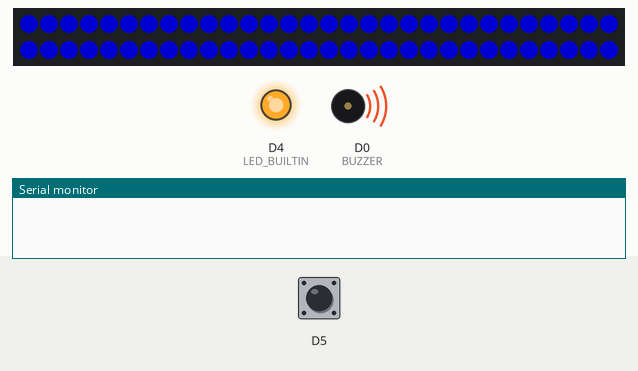
This program was run on a simulated ESP8266 (Wemos D1 mini). Parts: 60 RGB LEDs in strip order, left to right, continuing on the next row, output pins drawn as LEDs (lit = HIGH, except the on-board LED, lit = LOW), buzzer (waves = sounding, pin HIGH), the last lines printed to the serial monitor. The test bench sets the inputs (shaded band); at power-on: D5 HIGH. Dim RGB values are drawn brighter than linear; WiFi joins after 1.5 s; servers stay silent unless stated.

Above: at 4.9 s.
7.1 s: D5 pulled LOW for 3.2 s
At 9.2 s:
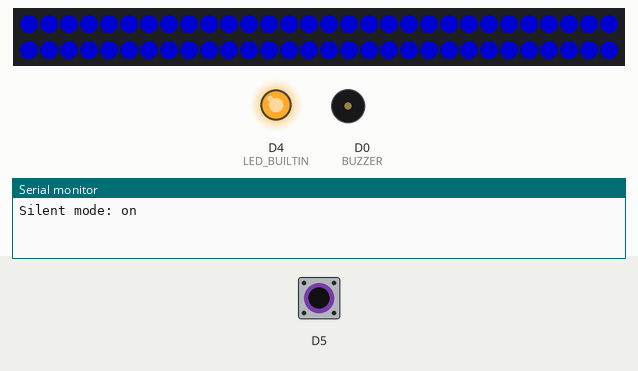
13.3 s: D5 driven LOW
At 15.2 s:
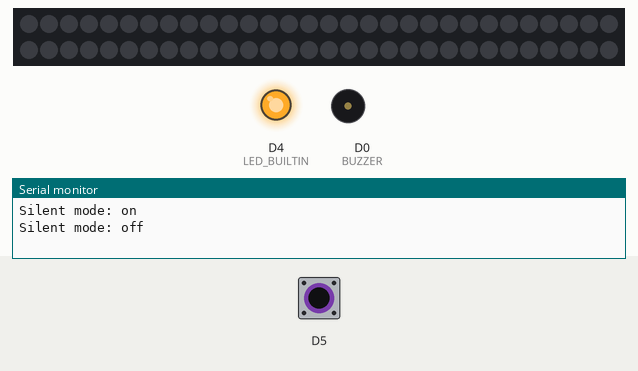
Timing chart, 0 to 16.7 s (numbered marks = the images above; inputs shaded):
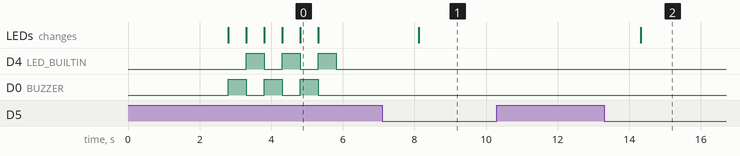

Measured:
- after the input at 7.1 s, the LEDs: change after 1.0 s (image 1)
- after the input at 13.3 s, the LEDs: change after 1.0 s (image 2)
- what the display in image 0 shows lasts 0.5 s, from 4.8 s to 5.3 s

The program:

main.cpp
```cpp
///////////////////////////////////////////////////////////////////////////////
// Copy from https://blynk.cloud/
//
#define BLYNK_TEMPLATE_ID ""
#define BLYNK_DEVICE_NAME ""
#define BLYNK_AUTH_TOKEN ""

#ifdef WEMOS_D1_MINI
#define BLYNK_PRINT Serial
#endif

#include <Arduino.h>
#include <ESP8266WiFi.h>
#include <FastLED.h>
#include <SoftwareSerial.h>
#include <BlynkSimpleEsp8266.h>
#include <InputDebounce.h>
#include <time.h>


#define BUTTON_DEBOUNCE_DELAY   20   // Milliseoncds
#define NUM_LEDS 60

#ifdef WEMOS_D1_MINI
const int LED_STRIP = D3;     // Connect to data pin of Neopixel LED strip
const int INTERCOM_RX = D2;   // Connect to the TX pin of the HC-12
const int INTERCOM_TX = D1;   // Connect to the RX pin of the HC-12
#else
const int LED_STRIP = 0;
const int INTERCOM_RX = 3;    // Connect to the TX pin of the HC-12
const int INTERCOM_TX = 1;    // Connect to the RX pin of the HC-12
#endif


#ifdef BUZZER_ENABLED
  #ifdef WEMOS_D1_MINI
  const int BUZZER = D0;
  #endif
#endif

#ifdef OPEN_DOOR_BUTTON_ENABLED
  #ifdef WEMOS_D1_MINI
  const int OPEN_DOOR = D5;     // Connect to ground when a button is pushed
  #endif
#endif

const int MY_ADDRESS = 12;
const int SILENT_MODE_COLOR  = CRGB::Blue;

///////////////////////////////////////////////////////////////////////////////
// SSID of the WiFi network to connect.
//
const char *ssid = "<WIFI SSID here>";

///////////////////////////////////////////////////////////////////////////////
// Password required to connect to the WiFi network.
//
const char *wifiPassword = "<WIFI password here>";

///////////////////////////////////////////////////////////////////////////////
// Message codes
//

// Sent from intercoms to call the main switchboard.
#define MSG_CALL_TO_MAIN_SWITCHBOARD         8

// Sent from intercoms to call the caretaker phone (K).
#define MSG_CALL_CARETAKER_DOOR_ENTRY_PHONE  9

// Open building's entry door (AP). Sent when the intercom's open door button
// is pushed. User ID tells who's opening the door.
#define MSG_OPEN_DOOR                       16

// Sent when the user hooks off the intercom's handset.
#define MSG_HOOK_OFF                        17

// Sent when the user hooks on the intercom's handset.
#define MSG_HOOK_ON                         18

// Send from intercoms to call the secondary switchboard. In model the
// secondary button can be configured to send this message by setting the JP1
// jumper to position C.
#define MSG_CALL_TO_SECONDARY_SWITCHBOARD   19

// Turns on the video camera and the intercom's screen (AI).
#define MSG_CAMERA_ON                       20

// Sent when the external switch connected to the CFP terminals is closed.
#define MSG_CALL_FROM_FLOOR_DOOR            21

// Sent by one intercom to call other intercomms (INT).
#define MSG_CALL_INTERCOM                   24

// After sending MSG_CALL_INTERCOM three consecutive
// MSG_CALL_INTERCOM_RESPONSE are sent.
#define MSG_CALL_INTERCOM_RESPONSE          26

// Activates a generic actuator. In model the secondary button can be
// configured to send this message by setting the JP1 jumper to position A.
#define MSG_GENERIC_ACTUATOR                29

// High prioritary call to main switchboard (PAN).
#define MSG_HIGH_PRIO_CALL_TO_MAIN_SWITCHBOARD  30

// Sent from switchboard for calling an intercom.
#define MSG_CALL_FROM_SWITCHBOARD_1         32

// After sending this message I got a MSG_HOOK_ON, but only once. What does
// this mean?.
#define MSG_UNKNOWN_1                       33


#define MSG_CALL_FROM_SWITCHBOARD_2             37
#define MSG_CALL_FROM_SWITCHBOARD_3             42
#define MSG_CALL_FROM_SWITCHBOARD_4             43
#define MSG_CALL_FROM_SWITCHBOARD_5_SCREEN_ON   45


// Sent when someone calls at the building's entry. The ring tone is played
// once per each message, this message is usually sent two times, followed by
// MSG_CALL_FROM_ENTRY_DOOR_SCREEN_ON.
#define MSG_CALL_FROM_ENTRY_DOOR            48

// Sent when the screen is turned off ?????
#define MSG_SCREEN_OFF                      49

// Similar to MSG_RING_TONE but also makes the intercom turn on the video
// screen.
#define MSG_CALL_FROM_ENTRY_DOOR_SCREEN_ON  50


#define MSG_START_BLINKING_OPEN_DOOR_BTN    51
#define MSG_STOP_BLINKING_OPEN_DOOR_BTN     52


///////////////////////////////////////////////////////////////////////////////
// Global variables
//
WidgetTerminal terminal(V2);

SoftwareSerial intercom(INTERCOM_RX, INTERCOM_TX);

CRGB leds[NUM_LEDS];

InputDebounce inputButton;


// Last time the door was opened, either with Blynk or the input button.
unsigned long lastOpenDoorTime;

// While in silent mode the buzzer is disabled and only the leds are
// turned on if someone rings the door.
bool silentMode;

// True if the input button has remained pressed for more than 1s, goes
// to False again once the button has been released.
bool longTap;


void notifyCall(const CRGB &color)
{
  #ifdef BUZZER_ENABLED
  if (!silentMode)
    digitalWrite(BUZZER, HIGH);
  #endif

  fill_solid(leds, NUM_LEDS, color);
  FastLED.show();

  delay(500);

  #ifdef BUZZER_ENABLED
  digitalWrite(BUZZER, LOW);
  #endif

  if (silentMode)
    fill_solid(leds, NUM_LEDS, SILENT_MODE_COLOR);
  else
    fill_solid(leds, NUM_LEDS, CRGB::Black);

  FastLED.show();
}


void transmitMessage(byte msgCode, byte msgAddr)
{
  byte checksum = 0;

  checksum += __builtin_popcount(msgCode);
  checksum += __builtin_popcount(msgAddr);

  intercom.write(msgCode << 6);
  intercom.write((msgAddr << 4) | (msgCode >> 2));
  intercom.write((checksum << 4) | (msgAddr >> 4));

  #ifdef SERIAL_OUTPUT
  Serial.print("TX -> code: ");
  Serial.print(msgCode);
  Serial.print(" address: ");
  Serial.println(msgAddr);
  #endif

  terminal.print("TX -> code: ");
  terminal.print(msgCode);
  terminal.print(" address: ");
  terminal.println(msgAddr);
  terminal.flush();
}

void processMessage(byte msgCode, byte msgAddr)
{
  #ifdef SERIAL_OUTPUT
  Serial.print("RX <- code: ");
  Serial.print(msgCode, DEC);
  Serial.print(" address: ");
  Serial.println(msgAddr, DEC);
  #endif

  terminal.print("RX <- code: ");
  terminal.print(msgCode, DEC);
  terminal.print(" address: ");
  terminal.println(msgAddr, DEC);
  terminal.flush();

  unsigned long currentTime = millis();

  if (msgAddr == MY_ADDRESS) {
    switch (msgCode)
    {
    case MSG_CALL_TO_SECONDARY_SWITCHBOARD:
    case MSG_CALL_FROM_ENTRY_DOOR:
      notifyCall(CRGB::Red);
      break;
    case MSG_CALL_FROM_ENTRY_DOOR_SCREEN_ON:
      // If I opened the door less than 60 seconds ago, open
      // the door automatically if another call occurs.
      if (lastOpenDoorTime > 0 && currentTime - lastOpenDoorTime < 60000) {
        // Wait for 2.5 seconds before opening the door.
        delay(2500);
        transmitMessage(MSG_OPEN_DOOR, MY_ADDRESS);
      } else {
        Blynk.notify("Someone is calling at the door");
        notifyCall(CRGB::Red);
      }
      break;
    case MSG_OPEN_DOOR:
      lastOpenDoorTime = currentTime;
      break;
    }
  }
}

void toggleSilentMode() {
  silentMode = !silentMode;
  if (silentMode) {
    #ifdef SERIAL_OUTPUT
    Serial.println("Silent mode: on");
    #endif
    fill_solid(leds, NUM_LEDS, SILENT_MODE_COLOR);
    FastLED.show();
  } else {
    #ifdef SERIAL_OUTPUT
    Serial.println("Silent mode: off");
    #endif
    fill_solid(leds, NUM_LEDS, CRGB::Black);
    FastLED.show();
  }
}

void buttonPressedDuration(uint8_t pinIn, unsigned long duration)
{
  // Toggle silent mode when the button remains tapped for more than 1s.
  if (!longTap && duration > 1000) {
    longTap = true;
    toggleSilentMode();
  }
}

void buttonReleasedDuration(uint8_t pinIn, unsigned long duration)
{
  if (duration < 1000) {
      transmitMessage(MSG_OPEN_DOOR, MY_ADDRESS);
      lastOpenDoorTime = millis();
  }

  longTap = false;
}

void setup()
{
  #ifdef SERIAL_OUTPUT
  Serial.begin(115200);
  delay(1000);
  #endif

  #if BUZZER_ENABLED
  pinMode(BUZZER, OUTPUT);
  #endif

  #if OPEN_DOOR_BUTTON_ENABLED
  inputButton.registerCallbacks(
    NULL, NULL, buttonPressedDuration, buttonReleasedDuration);

  inputButton.setup(
    OPEN_DOOR,
    BUTTON_DEBOUNCE_DELAY,
    InputDebounce::PIM_INT_PULL_UP_RES);
  #endif

  pinMode(LED_BUILTIN, OUTPUT);

  intercom.begin(4800);

  Blynk.begin(BLYNK_AUTH_TOKEN, ssid, wifiPassword);

  lastOpenDoorTime = 0;

  FastLED.addLeds<NEOPIXEL, LED_STRIP>(leds, NUM_LEDS);
  FastLED.setBrightness(120);

  pinMode(LED_STRIP, OUTPUT_OPEN_DRAIN);

  notifyCall(CRGB::Red);
  digitalWrite(LED_BUILTIN, HIGH);
  delay(500);
  digitalWrite(LED_BUILTIN, LOW);

  notifyCall(CRGB::Green);
  digitalWrite(LED_BUILTIN, HIGH);
  delay(500);
  digitalWrite(LED_BUILTIN, LOW);

  notifyCall(CRGB::Blue);
  digitalWrite(LED_BUILTIN, HIGH);
  delay(500);
  digitalWrite(LED_BUILTIN, LOW);
}

//
// Receive commands sent from the Blynk app via V0.
//
BLYNK_WRITE(V0) {
  byte msgCode = param.asInt();
  if (msgCode != 0) {
    transmitMessage(msgCode, MY_ADDRESS);
    if (msgCode == MSG_OPEN_DOOR)
      lastOpenDoorTime = millis();
  }
}


void loop()
{
  Blynk.run();

  inputButton.process(millis());

  if (intercom.available())
  {
    byte msg[3];
    intercom.readBytes(msg, 3);

    byte expectedChecksum = msg[2] >> 4;
    byte msgAddr = (msg[2] << 4) | (msg[1] >> 4);
    byte msgCode = ((msg[1] << 4) | (msg[0] >> 4)) >> 2;
    byte actualChecksum = 0;

    actualChecksum += __builtin_popcount(msgCode);
    actualChecksum += __builtin_popcount(msgAddr);

    if (msgCode != 0 && actualChecksum == expectedChecksum) {
      processMessage(msgCode, msgAddr);
    }
  }
}
```
